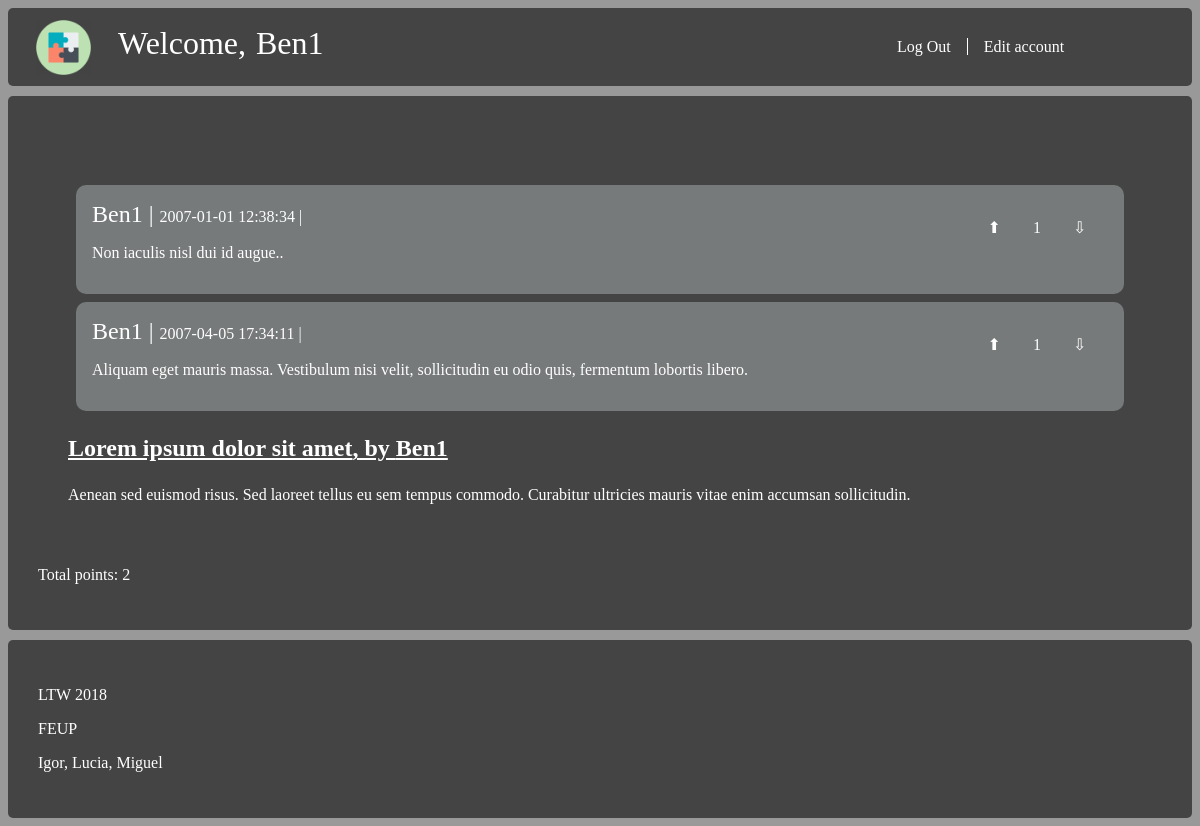
Page /user_page.php?id_user=1 (signed in) on the committed database.
### tables this page shows
CREATE TABLE comments (
    id_comment INTEGER,
    id_story INTEGER,
    id_user INTEGER REFERENCES users NOT NULL,
    published DATE NOT NULL,
    comment_text VARCHAR NOT NULL,
    plus INTEGER NOT NULL,
    PRIMARY KEY(id_comment, id_story)
);

CREATE TABLE users (
    id_user INTEGER PRIMARY KEY AUTOINCREMENT,
    username VARCHAR NOT NULL,
    password VARCHAR NOT NULL
);

CREATE TABLE stories (
    id_story INTEGER PRIMARY KEY,
    id_user VARCHAR REFERENCES users NOT NULL,
    published DATE NOT NULL,
    title VARCHAR NOT NULL,
    brief_intro VARCHAR NOT NULL,
    storie_text VARCHAR NOT NULL,
    plus INTEGER NOT NULL
);

### database/user.php (called while the page is built, shortened)
<?php
    function getUsername($id) {
        global $dbh;
        $stmt = $dbh->prepare("SELECT * FROM users WHERE id_user = ?");
        $stmt->execute(array($id));
        return $stmt->fetch()["username"];
    }
?>

### database/comment.php (called while the page is built, shortened)
<?php
    include_once('database/user.php');
    function hasUpvoted($id_user, $id_comment, $id_story) {
        global $dbh;
        $stmt = $dbh->prepare("SELECT * FROM comment_upvotes WHERE id_comment = $id_comment AND id_story = $id_story AND id_user = $id_user");
        $stmt->execute();
        return $stmt->fetch() !== false;
    }
    function hasDownvoted($id_user, $id_comment, $id_story) {
        global $dbh;
        $stmt = $dbh->prepare("SELECT * FROM comment_downvotes WHERE id_comment = $id_comment AND id_story = $id_story AND id_user = $id_user");
        $stmt->execute();
        return $stmt->fetch() !== false;
    }
?>

### user_page.php (the view, shortened to what this page needs)
<!DOCTYPE html>
<html lang="en">
<?php
        include_once('database/comment.php');
        $id_user = $_GET['id_user'];
?>
<head>
    <link rel="stylesheet" type="text/css" media="screen" href="style/layout.css" />
    <link rel="stylesheet" type="text/css" media="screen" href="style/main.css" />
</head>
<body>
<div class="wrapper">
<div class="box header">
    <section id="story">
        <?php
        include_once('includes/header.php');
        $db = new PDO('sqlite:database/stories_db.db');
        $stmt = $db->prepare("SELECT *
                               FROM comments
                               WHERE id_user = $id_user");
        $stmt->execute();
        $comments = $stmt->fetchAll();
        $stmt = $db->prepare("SELECT *
                               FROM stories
                               WHERE id_user = $id_user");
        $stmt->execute();
        $stories = $stmt->fetchAll();
        ?>
         </div>
         <div class = "box content">
         <div class = "box footer">
         <?php
         $karma = 0;
         foreach($comments as $comment){
            ?>
            <div id = "comment">
            <?php
            $karma += $comment["plus"];
           echo '<article class="comment">';
             echo '<span>' . getUsername($comment['id_user']) . '</span>';
             echo '<span>' . $comment['published'] . '</span>';
			 if($_SESSION["logged_in"]) {
             echo '<div class="votes"><a href="action_upvote.php';
             echo '?id_comment=' . $comment['id_comment'];
             echo '&id_story=' . $comment['id_story'];
             echo '&plus=' . $comment['plus'];
				if (hasUpvoted($_SESSION["id_user"], $comment['id_comment'], $comment['id_story']))
					echo '">⬆</a>';
				else
					echo '">⇧</a>';
				echo $comment['plus'];
				echo '<a href="action_downvote.php';
				echo '?id_comment=' . $comment['id_comment'];
				echo '&id_story=' . $comment['id_story'];
				echo '&plus=' . $comment['plus'];
				if (hasDownvoted($_SESSION["id_user"], $comment['id_comment'], $comment['id_story']))
					echo '">⬇</a></div>';
				else
					echo '">⇩</a></div>';
			 } else {
				echo '<div class="votes"><a href="login.php';
				echo '">⇧</a>';
				echo $comment['plus'];
				echo '<a href="login.php';
				echo '">⇩</a></div>';
			 }
             echo '<p>' . $comment['comment_text'] . '</p>';
           echo '</article>';
           ?>
           </div>
           <?php
         }
         foreach( $stories as $story) {
            $id =  $story['id_story'];
            echo '<h3>' . "<a href=\"story_item.php?id_story=".$id."\">" .  $story['title'] . ', by ' . getUsername($story["id_user"]) . '</a>' . '</h1>';
            echo '<p>' .  $story['brief_intro'] . '</p>';
        }
         ?>
         </div>
        <?php echo '</section>';
        echo '<p>Total points: ' . $karma . '</p>';
     ?>
    </div>
    <?php include_once('includes/footer.php');?>
</body>
</html>

### style/layout.css (style rules this page uses)
.wrapper { display: grid; grid-gap: 10px; grid-template-areas: " header header header" "content content content" "footer footer footer"; }
.content { grid-area: content; position: relative; }
.header { grid-area: header; }
.footer { grid-area: footer; }
.box { background-color: #444; color: #fff; border-radius: 5px; padding: 30px; font-size: 100%; }
.header, .footer { background-color:#444; }

### style/main.css (style rules this page uses)
html { background-color: #999; font-family: Verdana; }
h3 { font-family: Verdana; font-size: 1.5em; text-decoration: underline; }
a { font-family: Verdana; color: white; text-decoration: none; font-size: 1em; }
p { font-family: Verdana; }
#comment { background-color: rgb(119, 122, 122); border-radius: 10px; padding: 1em; margin:0.5em; }
#comment span:after { content: " | "; }
#comment span:first-of-type { font-size: 1.5em; }
.votes { width: 0px; height: 0px; }
.content .votes a { border: none; padding: 2em; position: relative; left: 0%; }
.content .votes { position: relative; left: 84%; top: 10px; }
.votes a { padding: 2em; }
#comment .votes { position: relative; left: 85%; top:-10px; }

### rows in the picture
comments: id_user.username "Ben1", published "2007-01-01 12:38:34", plus "1", comment_text "Non iaculis nisl dui id augue.."
comments: id_user.username "Ben1", published "2007-04-05 17:34:11", plus "1", comment_text "Aliquam eget mauris massa. Vestibulum nisi velit, sollicitudin eu odio quis, fermentum lobortis libero."
stories: title "Lorem ipsum dolor sit amet", id_user.username "Ben1", brief_intro "Aenean sed euismod risus. Sed laoreet tellus eu sem tempus commodo. Curabitur ultricies mauris vitae enim accumsan sollicitudin."

### other values in the picture
$_SESSION['username'] "Ben1"
$karma "2"
